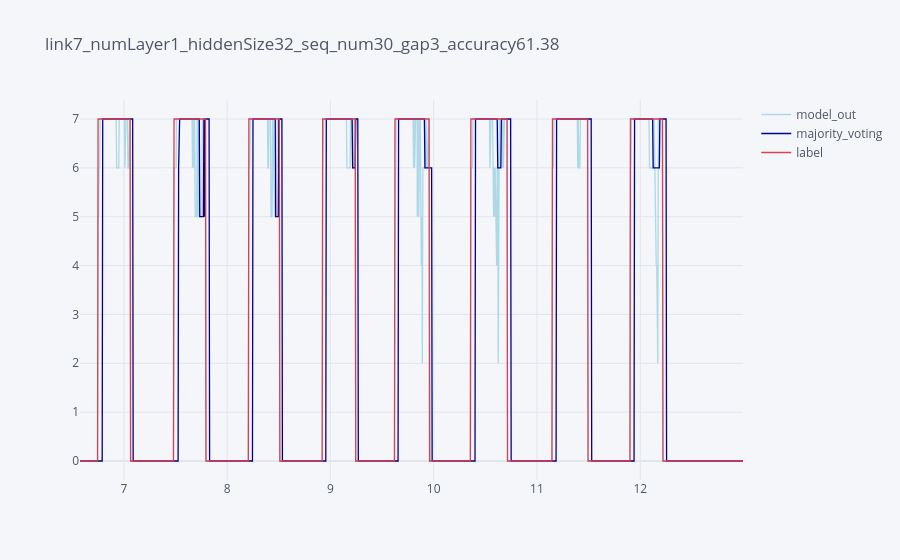
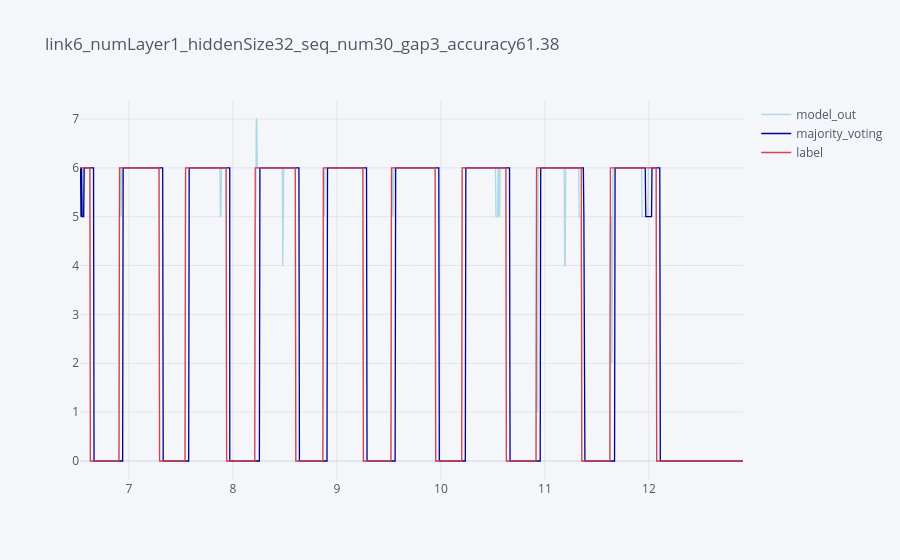
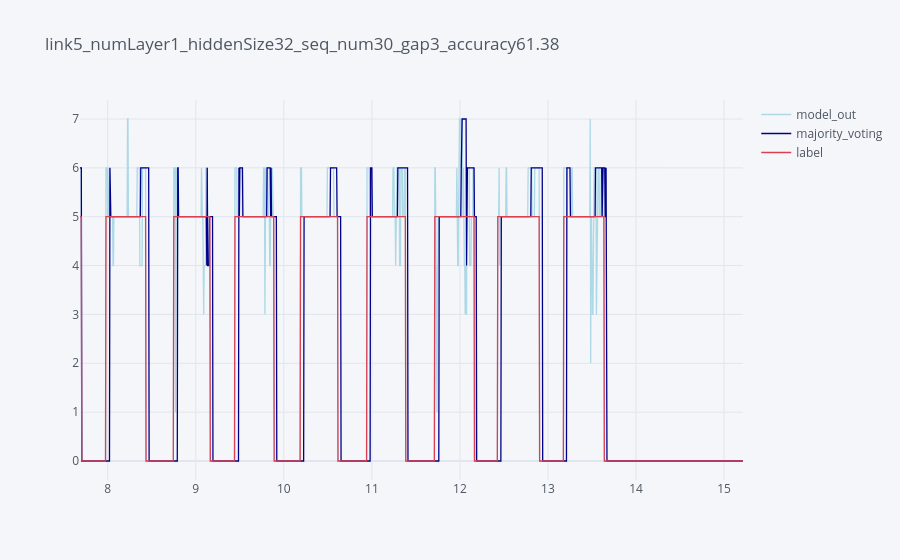
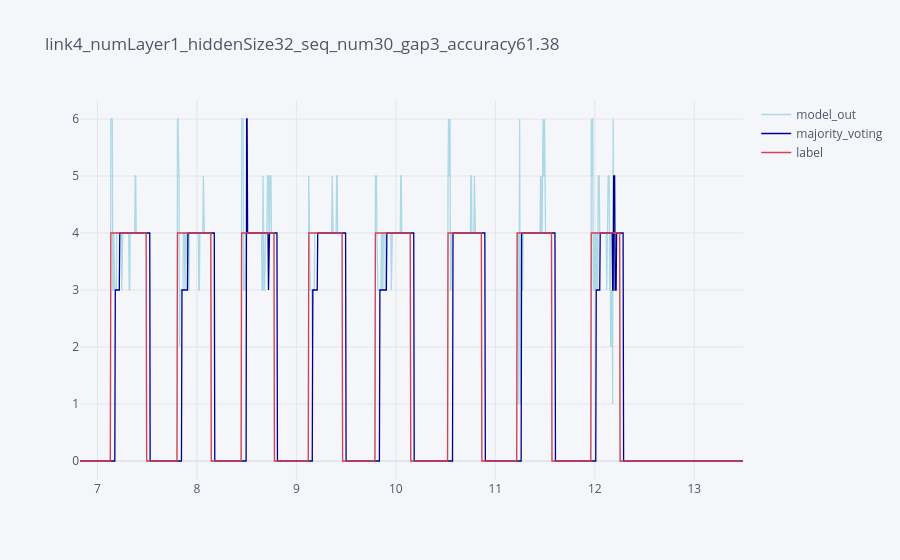

The notebook cell saved with these charts, in order:
### Markdown cell above
## plots

### Code cell
from sklearn.metrics import classification_report, confusion_matrix

data_name, dof = 'franka_main', 7 #franka_main, ur5

best_models_index, batch_size, folder_name , data_name, dof  = ([   [1, 32, 3, 30],
                                                                    [1, 64, 3, 80],
                                                                    [1, 64, 3, 100],
                                                                    [1, 64, 5, 50],
                                                                    [1, 64, 5, 80],
                                                                    [1, 64, 5, 100],
                                                                    [1, 128, 3, 50],
                                                                    [1, 128, 3, 80],
                                                                    [1, 128, 3, 100],
                                                                    [1, 128, 5, 50],
                                                                    [1, 128, 5, 80],
                                                                    [1, 128, 5, 100] ], 64, f'pipelines/trained_models/{data_name}/contact_localization/{batch_size}/', data_name, dof)


# hyperparameters

n = 14  # Window size for majority voting

device = torch.device("cuda:0" if torch.cuda.is_available() else "cpu")

if device.type == "cuda":
    print("Using GPU:", torch.cuda.get_device_name())

main_path = os.getcwd().replace('pipelines', '')

dataset_info = {main_path + f'/dataset/{data_name}/labeled_data/': dof}

dict_label = {'link7': 7, 'link6':6, 'link5':5, 'link4':4, 'link3':3, 'link2':2, 'link1':1, 'no_contact': 0}
selected_features = [f'e{i}' for i in range(dof)]#+[ f'de{i}' for i in range(robot_dof)]


counter = 1
links = ['link7', 'link6', 'link5', 'link4', 'link3', 'link2', 'link1']
for num_layers, hidden_size, gap, seq_num in best_models_index:
    for model_name in os.listdir(f'{main_path}/{folder_name}/'):
        if f'hiddenSize{hidden_size}_seq_num{seq_num}_gap{gap}' in model_name:
            print(counter,')  ' , num_layers, hidden_size, gap, seq_num)
            counter +=1
            model = cnnLSTM(num_features_joints=seq_num, num_layers=num_layers, hidden_size=hidden_size, dropout=0.7, bidirectional=True)
            model.to(device)
            model.load_state_dict(torch.load(f'{main_path}/{folder_name}/{model_name}'))
            model.eval()
            y_pred, y_true= [], []

            for data_path, dof in dataset_info.items():
                # Load the dataset for testing
                testing_datasets = LoadDatasets(data_path, dict_label)
                test_datasetloader = DataLoader(testing_datasets, batch_size=1, shuffle=False)
                y_true, y_pred = [], []
                for link in links:
                    # Iterate through the dataset (trials)
                    for trial_dataset_path, label in test_datasetloader:
                        if link in trial_dataset_path[0]:
                            # Load the dataset for the specific trial
                            data = LoadSeqDataset(file_path=trial_dataset_path[0], label=label[0], 
                                                selected_features=selected_features[0:dof], seq_num=seq_num, gap=1)
                            data.sequences = data.sequences[len(data)//2:-1]
                            # Initialize an empty dataframe if not done before
                            df = pd.DataFrame(columns=["time", "label", "model_out", "probability", "majority_voting"])

                            # Create a DataLoader for this specific trial data
                            test_loader = DataLoader(data, batch_size=len(data), shuffle=False)

                            # Iterate through the DataLoader to make predictions
                            for batch_idx, (seqs, labels) in enumerate(test_loader):
                                seqs = seqs.float().to(device)  # Convert sequences to float and move to device

                                # Perform the prediction without gradient computation
                                with torch.no_grad():
                                    predictions = model(seqs)
                                    predictions = torch.argmax(predictions, dim=1)+1

                                # Fill the dataframe with the results
                                df['time'] = data.data.time[len(data.data.time)-len(data)-1:-1]
                                df['label'] = labels.cpu().numpy()  # Convert label to numpy
                                df['model_out'] = predictions.cpu().detach().numpy()  # Convert predictions to numpy
                                df.model_out[df.label==0] = 0
                                df['majority_voting'] = majority_voting_last_n(df['model_out'], n)

                            # Plotting using Plotly (assuming you have plotly installed)
                            df.iplot(x='time', y=['model_out', 'majority_voting', 'label'], 
                                    colors=[ 'lightblue', 'darkblue', 'red'], 
                                    title=f'{link}_{model_name}')
                            y_true = y_true + df.label[(df.label != 0) & (df.majority_voting != 0)].tolist()
                            y_pred = y_pred + df.majority_voting[(df.label != 0) & (df.majority_voting != 0)].tolist()

                            

                            break
                # Pass to sklearn safely
                cm = confusion_matrix(y_pred=y_pred, y_true=y_true)
                print(cm)
                #logging.info(f'Testing {hidden_size},{gap}, {seq_num}, {model_name}, total classified samples:{sum(sum(cm))}')
                #logging.info(f'\n{cm}')

### Figure 1 — Plotly figure (JSON) as saved in the notebook; plotly's stock layout.template omitted (floating-point values rounded to 4 significant figures; data arrays with more than 128 entries replaced by an {"elided": "..."} marker saying what was removed)
{"data": [{"line": {"color": "rgba(173, 216, 230, 1.0)", "dash": "solid", "shape": "linear", "width": 1.3}, "mode": "lines", "name": "model_out", "text": "", "type": "scatter", "x": {"elided": "1285 float values"}, "y": {"elided": "1285 int values"}}, {"line": {"color": "rgba(0, 0, 139, 1.0)", "dash": "solid", "shape": "linear", "width": 1.3}, "mode": "lines", "name": "majority_voting", "text": "", "type": "scatter", "x": {"elided": "1285 float values"}, "y": {"elided": "1285 int values"}}, {"line": {"color": "rgba(219, 64, 82, 1.0)", "dash": "solid", "shape": "linear", "width": 1.3}, "mode": "lines", "name": "label", "text": "", "type": "scatter", "x": {"elided": "1285 float values"}, "y": {"elided": "1285 int values"}}], "layout": {"legend": {"bgcolor": "#F5F6F9", "font": {"color": "#4D5663"}}, "paper_bgcolor": "#F5F6F9", "plot_bgcolor": "#F5F6F9", "title": {"font": {"color": "#4D5663"}, "text": "link7_numLayer1_hiddenSize32_seq_num30_gap3_accuracy61.38"}, "xaxis": {"gridcolor": "#E1E5ED", "showgrid": true, "tickfont": {"color": "#4D5663"}, "title": {"font": {"color": "#4D5663"}, "text": ""}, "zerolinecolor": "#E1E5ED"}, "yaxis": {"gridcolor": "#E1E5ED", "showgrid": true, "tickfont": {"color": "#4D5663"}, "title": {"font": {"color": "#4D5663"}, "text": ""}, "zerolinecolor": "#E1E5ED"}}}

### Figure 2 — Plotly figure (JSON) as saved in the notebook; plotly's stock layout.template omitted (floating-point values rounded to 4 significant figures; data arrays with more than 128 entries replaced by an {"elided": "..."} marker saying what was removed)
{"data": [{"line": {"color": "rgba(173, 216, 230, 1.0)", "dash": "solid", "shape": "linear", "width": 1.3}, "mode": "lines", "name": "model_out", "text": "", "type": "scatter", "x": {"elided": "1276 float values"}, "y": {"elided": "1276 int values"}}, {"line": {"color": "rgba(0, 0, 139, 1.0)", "dash": "solid", "shape": "linear", "width": 1.3}, "mode": "lines", "name": "majority_voting", "text": "", "type": "scatter", "x": {"elided": "1276 float values"}, "y": {"elided": "1276 int values"}}, {"line": {"color": "rgba(219, 64, 82, 1.0)", "dash": "solid", "shape": "linear", "width": 1.3}, "mode": "lines", "name": "label", "text": "", "type": "scatter", "x": {"elided": "1276 float values"}, "y": {"elided": "1276 int values"}}], "layout": {"legend": {"bgcolor": "#F5F6F9", "font": {"color": "#4D5663"}}, "paper_bgcolor": "#F5F6F9", "plot_bgcolor": "#F5F6F9", "title": {"font": {"color": "#4D5663"}, "text": "link6_numLayer1_hiddenSize32_seq_num30_gap3_accuracy61.38"}, "xaxis": {"gridcolor": "#E1E5ED", "showgrid": true, "tickfont": {"color": "#4D5663"}, "title": {"font": {"color": "#4D5663"}, "text": ""}, "zerolinecolor": "#E1E5ED"}, "yaxis": {"gridcolor": "#E1E5ED", "showgrid": true, "tickfont": {"color": "#4D5663"}, "title": {"font": {"color": "#4D5663"}, "text": ""}, "zerolinecolor": "#E1E5ED"}}}

### Figure 3 — Plotly figure (JSON) as saved in the notebook; plotly's stock layout.template omitted (floating-point values rounded to 4 significant figures; data arrays with more than 128 entries replaced by an {"elided": "..."} marker saying what was removed)
{"data": [{"line": {"color": "rgba(173, 216, 230, 1.0)", "dash": "solid", "shape": "linear", "width": 1.3}, "mode": "lines", "name": "model_out", "text": "", "type": "scatter", "x": {"elided": "1507 float values"}, "y": {"elided": "1507 int values"}}, {"line": {"color": "rgba(0, 0, 139, 1.0)", "dash": "solid", "shape": "linear", "width": 1.3}, "mode": "lines", "name": "majority_voting", "text": "", "type": "scatter", "x": {"elided": "1507 float values"}, "y": {"elided": "1507 int values"}}, {"line": {"color": "rgba(219, 64, 82, 1.0)", "dash": "solid", "shape": "linear", "width": 1.3}, "mode": "lines", "name": "label", "text": "", "type": "scatter", "x": {"elided": "1507 float values"}, "y": {"elided": "1507 int values"}}], "layout": {"legend": {"bgcolor": "#F5F6F9", "font": {"color": "#4D5663"}}, "paper_bgcolor": "#F5F6F9", "plot_bgcolor": "#F5F6F9", "title": {"font": {"color": "#4D5663"}, "text": "link5_numLayer1_hiddenSize32_seq_num30_gap3_accuracy61.38"}, "xaxis": {"gridcolor": "#E1E5ED", "showgrid": true, "tickfont": {"color": "#4D5663"}, "title": {"font": {"color": "#4D5663"}, "text": ""}, "zerolinecolor": "#E1E5ED"}, "yaxis": {"gridcolor": "#E1E5ED", "showgrid": true, "tickfont": {"color": "#4D5663"}, "title": {"font": {"color": "#4D5663"}, "text": ""}, "zerolinecolor": "#E1E5ED"}}}

### Figure 4 — Plotly figure (JSON) as saved in the notebook; plotly's stock layout.template omitted (floating-point values rounded to 4 significant figures; data arrays with more than 128 entries replaced by an {"elided": "..."} marker saying what was removed)
{"data": [{"line": {"color": "rgba(173, 216, 230, 1.0)", "dash": "solid", "shape": "linear", "width": 1.3}, "mode": "lines", "name": "model_out", "text": "", "type": "scatter", "x": {"elided": "1334 float values"}, "y": {"elided": "1334 int values"}}, {"line": {"color": "rgba(0, 0, 139, 1.0)", "dash": "solid", "shape": "linear", "width": 1.3}, "mode": "lines", "name": "majority_voting", "text": "", "type": "scatter", "x": {"elided": "1334 float values"}, "y": {"elided": "1334 int values"}}, {"line": {"color": "rgba(219, 64, 82, 1.0)", "dash": "solid", "shape": "linear", "width": 1.3}, "mode": "lines", "name": "label", "text": "", "type": "scatter", "x": {"elided": "1334 float values"}, "y": {"elided": "1334 int values"}}], "layout": {"legend": {"bgcolor": "#F5F6F9", "font": {"color": "#4D5663"}}, "paper_bgcolor": "#F5F6F9", "plot_bgcolor": "#F5F6F9", "title": {"font": {"color": "#4D5663"}, "text": "link4_numLayer1_hiddenSize32_seq_num30_gap3_accuracy61.38"}, "xaxis": {"gridcolor": "#E1E5ED", "showgrid": true, "tickfont": {"color": "#4D5663"}, "title": {"font": {"color": "#4D5663"}, "text": ""}, "zerolinecolor": "#E1E5ED"}, "yaxis": {"gridcolor": "#E1E5ED", "showgrid": true, "tickfont": {"color": "#4D5663"}, "title": {"font": {"color": "#4D5663"}, "text": ""}, "zerolinecolor": "#E1E5ED"}}}
